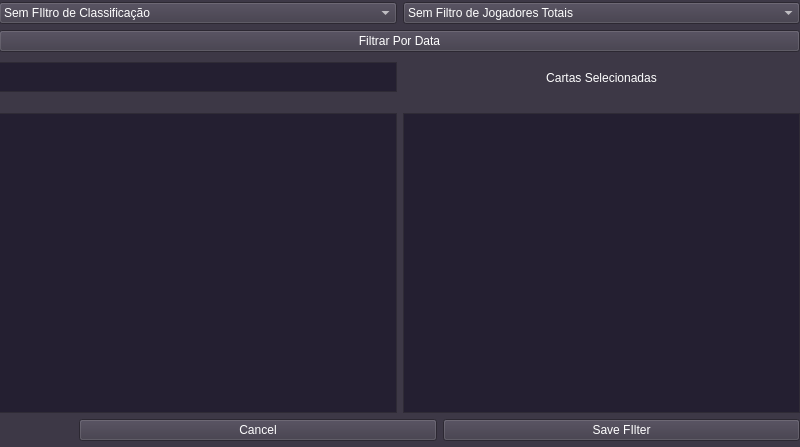
<?xml version="1.0" encoding="UTF-8"?>
<ui version="4.0">
 <class>ConfigWindow</class>
 <widget class="QMainWindow" name="ConfigWindow">
  <property name="geometry">
   <rect>
    <x>0</x>
    <y>0</y>
    <width>800</width>
    <height>447</height>
   </rect>
  </property>
  <property name="palette">
   <palette>
    <active>
     <colorrole role="WindowText">
      <brush brushstyle="SolidPattern">
       <color alpha="255">
        <red>255</red>
        <green>255</green>
        <blue>255</blue>
       </color>
      </brush>
     </colorrole>
     <colorrole role="Button">
      <brush brushstyle="SolidPattern">
       <color alpha="255">
        <red>61</red>
        <green>56</green>
        <blue>70</blue>
       </color>
      </brush>
     </colorrole>
     <colorrole role="Light">
      <brush brushstyle="SolidPattern">
       <color alpha="255">
        <red>92</red>
        <green>84</green>
        <blue>105</blue>
       </color>
      </brush>
     </colorrole>
     <colorrole role="Midlight">
      <brush brushstyle="SolidPattern">
       <color alpha="255">
        <red>76</red>
        <green>70</green>
        <blue>87</blue>
       </color>
      </brush>
     </colorrole>
     <colorrole role="Dark">
      <brush brushstyle="SolidPattern">
       <color alpha="255">
        <red>31</red>
        <green>28</green>
        <blue>35</blue>
       </color>
      </brush>
     </colorrole>
     <colorrole role="Mid">
      <brush brushstyle="SolidPattern">
       <color alpha="255">
        <red>41</red>
        <green>37</green>
        <blue>47</blue>
       </color>
      </brush>
     </colorrole>
     <colorrole role="Text">
      <brush brushstyle="SolidPattern">
       <color alpha="255">
        <red>255</red>
        <green>255</green>
        <blue>255</blue>
       </color>
      </brush>
     </colorrole>
     <colorrole role="BrightText">
      <brush brushstyle="SolidPattern">
       <color alpha="255">
        <red>255</red>
        <green>255</green>
        <blue>255</blue>
       </color>
      </brush>
     </colorrole>
     <colorrole role="ButtonText">
      <brush brushstyle="SolidPattern">
       <color alpha="255">
        <red>255</red>
        <green>255</green>
        <blue>255</blue>
       </color>
      </brush>
     </colorrole>
     <colorrole role="Base">
      <brush brushstyle="SolidPattern">
       <color alpha="255">
        <red>36</red>
        <green>31</green>
        <blue>49</blue>
       </color>
      </brush>
     </colorrole>
     <colorrole role="Window">
      <brush brushstyle="SolidPattern">
       <color alpha="255">
        <red>61</red>
        <green>56</green>
        <blue>70</blue>
       </color>
      </brush>
     </colorrole>
     <colorrole role="Shadow">
      <brush brushstyle="SolidPattern">
       <color alpha="255">
        <red>0</red>
        <green>0</green>
        <blue>0</blue>
       </color>
      </brush>
     </colorrole>
     <colorrole role="Highlight">
      <brush brushstyle="SolidPattern">
       <color alpha="255">
        <red>235</red>
        <green>24</green>
        <blue>79</blue>
       </color>
      </brush>
     </colorrole>
     <colorrole role="AlternateBase">
      <brush brushstyle="SolidPattern">
       <color alpha="255">
        <red>30</red>
        <green>28</green>
        <blue>35</blue>
       </color>
      </brush>
     </colorrole>
     <colorrole role="ToolTipBase">
      <brush brushstyle="SolidPattern">
       <color alpha="255">
        <red>255</red>
        <green>255</green>
        <blue>220</blue>
       </color>
      </brush>
     </colorrole>
     <colorrole role="ToolTipText">
      <brush brushstyle="SolidPattern">
       <color alpha="255">
        <red>0</red>
        <green>0</green>
        <blue>0</blue>
       </color>
      </brush>
     </colorrole>
     <colorrole role="PlaceholderText">
      <brush brushstyle="SolidPattern">
       <color alpha="127">
        <red>255</red>
        <green>255</green>
        <blue>255</blue>
       </color>
      </brush>
     </colorrole>
     <colorrole role="Accent">
      <brush brushstyle="SolidPattern">
       <color alpha="255">
        <red>0</red>
        <green>0</green>
        <blue>0</blue>
       </color>
      </brush>
     </colorrole>
    </active>
    <inactive>
     <colorrole role="WindowText">
      <brush brushstyle="SolidPattern">
       <color alpha="255">
        <red>255</red>
        <green>255</green>
        <blue>255</blue>
       </color>
      </brush>
     </colorrole>
     <colorrole role="Button">
      <brush brushstyle="SolidPattern">
       <color alpha="255">
        <red>61</red>
        <green>56</green>
        <blue>70</blue>
       </color>
      </brush>
     </colorrole>
     <colorrole role="Light">
      <brush brushstyle="SolidPattern">
       <color alpha="255">
        <red>92</red>
        <green>84</green>
        <blue>105</blue>
       </color>
      </brush>
     </colorrole>
     <colorrole role="Midlight">
      <brush brushstyle="SolidPattern">
       <color alpha="255">
        <red>76</red>
        <green>70</green>
        <blue>87</blue>
       </color>
      </brush>
     </colorrole>
     <colorrole role="Dark">
      <brush brushstyle="SolidPattern">
       <color alpha="255">
        <red>31</red>
        <green>28</green>
        <blue>35</blue>
       </color>
      </brush>
     </colorrole>
     <colorrole role="Mid">
      <brush brushstyle="SolidPattern">
       <color alpha="255">
        <red>41</red>
        <green>37</green>
        <blue>47</blue>
       </color>
      </brush>
     </colorrole>
     <colorrole role="Text">
      <brush brushstyle="SolidPattern">
       <color alpha="255">
        <red>255</red>
        <green>255</green>
        <blue>255</blue>
       </color>
      </brush>
     </colorrole>
     <colorrole role="BrightText">
      <brush brushstyle="SolidPattern">
       <color alpha="255">
        <red>255</red>
        <green>255</green>
        <blue>255</blue>
       </color>
      </brush>
     </colorrole>
     <colorrole role="ButtonText">
      <brush brushstyle="SolidPattern">
       <color alpha="255">
        <red>255</red>
        <green>255</green>
        <blue>255</blue>
       </color>
      </brush>
     </colorrole>
     <colorrole role="Base">
      <brush brushstyle="SolidPattern">
       <color alpha="255">
        <red>36</red>
        <green>31</green>
        <blue>49</blue>
       </color>
      </brush>
     </colorrole>
     <colorrole role="Window">
      <brush brushstyle="SolidPattern">
       <color alpha="255">
        <red>61</red>
        <green>56</green>
        <blue>70</blue>
       </color>
      </brush>
     </colorrole>
     <colorrole role="Shadow">
      <brush brushstyle="SolidPattern">
       <color alpha="255">
        <red>0</red>
        <green>0</green>
        <blue>0</blue>
       </color>
      </brush>
     </colorrole>
     <colorrole role="Highlight">
      <brush brushstyle="SolidPattern">
       <color alpha="255">
        <red>235</red>
        <green>24</green>
        <blue>79</blue>
       </color>
      </brush>
     </colorrole>
     <colorrole role="AlternateBase">
      <brush brushstyle="SolidPattern">
       <color alpha="255">
        <red>30</red>
        <green>28</green>
        <blue>35</blue>
       </color>
      </brush>
     </colorrole>
     <colorrole role="ToolTipBase">
      <brush brushstyle="SolidPattern">
       <color alpha="255">
        <red>255</red>
        <green>255</green>
        <blue>220</blue>
       </color>
      </brush>
     </colorrole>
     <colorrole role="ToolTipText">
      <brush brushstyle="SolidPattern">
       <color alpha="255">
        <red>0</red>
        <green>0</green>
        <blue>0</blue>
       </color>
      </brush>
     </colorrole>
     <colorrole role="PlaceholderText">
      <brush brushstyle="SolidPattern">
       <color alpha="127">
        <red>255</red>
        <green>255</green>
        <blue>255</blue>
       </color>
      </brush>
     </colorrole>
     <colorrole role="Accent">
      <brush brushstyle="SolidPattern">
       <color alpha="255">
        <red>0</red>
        <green>0</green>
        <blue>0</blue>
       </color>
      </brush>
     </colorrole>
    </inactive>
    <disabled>
     <colorrole role="WindowText">
      <brush brushstyle="SolidPattern">
       <color alpha="255">
        <red>31</red>
        <green>28</green>
        <blue>35</blue>
       </color>
      </brush>
     </colorrole>
     <colorrole role="Button">
      <brush brushstyle="SolidPattern">
       <color alpha="255">
        <red>61</red>
        <green>56</green>
        <blue>70</blue>
       </color>
      </brush>
     </colorrole>
     <colorrole role="Light">
      <brush brushstyle="SolidPattern">
       <color alpha="255">
        <red>92</red>
        <green>84</green>
        <blue>105</blue>
       </color>
      </brush>
     </colorrole>
     <colorrole role="Midlight">
      <brush brushstyle="SolidPattern">
       <color alpha="255">
        <red>76</red>
        <green>70</green>
        <blue>87</blue>
       </color>
      </brush>
     </colorrole>
     <colorrole role="Dark">
      <brush brushstyle="SolidPattern">
       <color alpha="255">
        <red>31</red>
        <green>28</green>
        <blue>35</blue>
       </color>
      </brush>
     </colorrole>
     <colorrole role="Mid">
      <brush brushstyle="SolidPattern">
       <color alpha="255">
        <red>41</red>
        <green>37</green>
        <blue>47</blue>
       </color>
      </brush>
     </colorrole>
     <colorrole role="Text">
      <brush brushstyle="SolidPattern">
       <color alpha="255">
        <red>31</red>
        <green>28</green>
        <blue>35</blue>
       </color>
      </brush>
     </colorrole>
     <colorrole role="BrightText">
      <brush brushstyle="SolidPattern">
       <color alpha="255">
        <red>255</red>
        <green>255</green>
        <blue>255</blue>
       </color>
      </brush>
     </colorrole>
     <colorrole role="ButtonText">
      <brush brushstyle="SolidPattern">
       <color alpha="255">
        <red>31</red>
        <green>28</green>
        <blue>35</blue>
       </color>
      </brush>
     </colorrole>
     <colorrole role="Base">
      <brush brushstyle="SolidPattern">
       <color alpha="255">
        <red>61</red>
        <green>56</green>
        <blue>70</blue>
       </color>
      </brush>
     </colorrole>
     <colorrole role="Window">
      <brush brushstyle="SolidPattern">
       <color alpha="255">
        <red>61</red>
        <green>56</green>
        <blue>70</blue>
       </color>
      </brush>
     </colorrole>
     <colorrole role="Shadow">
      <brush brushstyle="SolidPattern">
       <color alpha="255">
        <red>0</red>
        <green>0</green>
        <blue>0</blue>
       </color>
      </brush>
     </colorrole>
     <colorrole role="Highlight">
      <brush brushstyle="SolidPattern">
       <color alpha="255">
        <red>235</red>
        <green>24</green>
        <blue>79</blue>
       </color>
      </brush>
     </colorrole>
     <colorrole role="AlternateBase">
      <brush brushstyle="SolidPattern">
       <color alpha="255">
        <red>61</red>
        <green>56</green>
        <blue>70</blue>
       </color>
      </brush>
     </colorrole>
     <colorrole role="ToolTipBase">
      <brush brushstyle="SolidPattern">
       <color alpha="255">
        <red>255</red>
        <green>255</green>
        <blue>220</blue>
       </color>
      </brush>
     </colorrole>
     <colorrole role="ToolTipText">
      <brush brushstyle="SolidPattern">
       <color alpha="255">
        <red>0</red>
        <green>0</green>
        <blue>0</blue>
       </color>
      </brush>
     </colorrole>
     <colorrole role="PlaceholderText">
      <brush brushstyle="SolidPattern">
       <color alpha="127">
        <red>31</red>
        <green>28</green>
        <blue>35</blue>
       </color>
      </brush>
     </colorrole>
     <colorrole role="Accent">
      <brush brushstyle="SolidPattern">
       <color alpha="255">
        <red>43</red>
        <green>39</green>
        <blue>49</blue>
       </color>
      </brush>
     </colorrole>
    </disabled>
   </palette>
  </property>
  <property name="windowTitle">
   <string>MainWindow</string>
  </property>
  <widget class="QWidget" name="centralwidget">
   <widget class="QWidget" name="verticalLayoutWidget">
    <property name="geometry">
     <rect>
      <x>-1</x>
      <y>0</y>
      <width>801</width>
      <height>441</height>
     </rect>
    </property>
    <layout class="QVBoxLayout" name="verticalLayout">
     <item>
      <spacer name="verticalSpacer">
       <property name="orientation">
        <enum>Qt::Vertical</enum>
       </property>
       <property name="sizeType">
        <enum>QSizePolicy::Preferred</enum>
       </property>
       <property name="sizeHint" stdset="0">
        <size>
         <width>20</width>
         <height>2</height>
        </size>
       </property>
      </spacer>
     </item>
     <item>
      <layout class="QHBoxLayout" name="horizontalLayout_2">
       <item>
        <widget class="QComboBox" name="comboBox">
         <item>
          <property name="text">
           <string>Sem FIltro de Classificação</string>
          </property>
         </item>
         <item>
          <property name="text">
           <string>Top 1</string>
          </property>
         </item>
         <item>
          <property name="text">
           <string>Top 2</string>
          </property>
         </item>
         <item>
          <property name="text">
           <string>Top 4</string>
          </property>
         </item>
         <item>
          <property name="text">
           <string>Top 8</string>
          </property>
         </item>
         <item>
          <property name="text">
           <string>Top 16</string>
          </property>
         </item>
         <item>
          <property name="text">
           <string>Top 32</string>
          </property>
         </item>
         <item>
          <property name="text">
           <string>Top 64</string>
          </property>
         </item>
        </widget>
       </item>
       <item>
        <widget class="QComboBox" name="comboBox_2">
         <item>
          <property name="text">
           <string>Sem Filtro de Jogadores Totais</string>
          </property>
         </item>
         <item>
          <property name="text">
           <string>500+</string>
          </property>
         </item>
         <item>
          <property name="text">
           <string>400+</string>
          </property>
         </item>
         <item>
          <property name="text">
           <string>300+</string>
          </property>
         </item>
         <item>
          <property name="text">
           <string>200+</string>
          </property>
         </item>
         <item>
          <property name="text">
           <string>150+</string>
          </property>
         </item>
         <item>
          <property name="text">
           <string>100+</string>
          </property>
         </item>
         <item>
          <property name="text">
           <string>75+</string>
          </property>
         </item>
         <item>
          <property name="text">
           <string>50+</string>
          </property>
         </item>
         <item>
          <property name="text">
           <string>25+</string>
          </property>
         </item>
         <item>
          <property name="text">
           <string>16+</string>
          </property>
         </item>
        </widget>
       </item>
      </layout>
     </item>
     <item>
      <layout class="QHBoxLayout" name="horizontalLayout_5">
       <property name="bottomMargin">
        <number>0</number>
       </property>
       <item>
        <widget class="QPushButton" name="pushButton_3">
         <property name="text">
          <string>Filtrar Por Data</string>
         </property>
        </widget>
       </item>
      </layout>
     </item>
     <item>
      <layout class="QHBoxLayout" name="horizontalLayout_4">
       <property name="bottomMargin">
        <number>10</number>
       </property>
       <item>
        <widget class="QTextBrowser" name="textBrowser">
         <property name="sizePolicy">
          <sizepolicy hsizetype="Preferred" vsizetype="Preferred">
           <horstretch>0</horstretch>
           <verstretch>0</verstretch>
          </sizepolicy>
         </property>
         <property name="maximumSize">
          <size>
           <width>16777215</width>
           <height>30</height>
          </size>
         </property>
        </widget>
       </item>
       <item>
        <widget class="QLabel" name="label">
         <property name="text">
          <string>Cartas Selecionadas</string>
         </property>
         <property name="alignment">
          <set>Qt::AlignCenter</set>
         </property>
        </widget>
       </item>
      </layout>
     </item>
     <item>
      <layout class="QHBoxLayout" name="horizontalLayout_3">
       <item>
        <widget class="QListView" name="listView">
         <property name="maximumSize">
          <size>
           <width>16777215</width>
           <height>300</height>
          </size>
         </property>
        </widget>
       </item>
       <item>
        <widget class="QListView" name="listView_2">
         <property name="maximumSize">
          <size>
           <width>16777215</width>
           <height>300</height>
          </size>
         </property>
        </widget>
       </item>
      </layout>
     </item>
     <item>
      <layout class="QHBoxLayout" name="horizontalLayout">
       <item>
        <spacer name="horizontalSpacer">
         <property name="orientation">
          <enum>Qt::Horizontal</enum>
         </property>
         <property name="sizeType">
          <enum>QSizePolicy::Preferred</enum>
         </property>
         <property name="sizeHint" stdset="0">
          <size>
           <width>40</width>
           <height>20</height>
          </size>
         </property>
        </spacer>
       </item>
       <item>
        <spacer name="horizontalSpacer_2">
         <property name="orientation">
          <enum>Qt::Horizontal</enum>
         </property>
         <property name="sizeType">
          <enum>QSizePolicy::Preferred</enum>
         </property>
         <property name="sizeHint" stdset="0">
          <size>
           <width>40</width>
           <height>20</height>
          </size>
         </property>
        </spacer>
       </item>
       <item>
        <widget class="QPushButton" name="pushButton_2">
         <property name="text">
          <string>Cancel</string>
         </property>
         <property name="icon">
          <iconset theme="QIcon::ThemeIcon::EditUndo"/>
         </property>
        </widget>
       </item>
       <item>
        <widget class="QPushButton" name="pushButton">
         <property name="text">
          <string>Save FIlter</string>
         </property>
         <property name="icon">
          <iconset theme="QIcon::ThemeIcon::DocumentSave"/>
         </property>
        </widget>
       </item>
      </layout>
     </item>
    </layout>
   </widget>
  </widget>
 </widget>
 <resources/>
 <connections/>
</ui>
